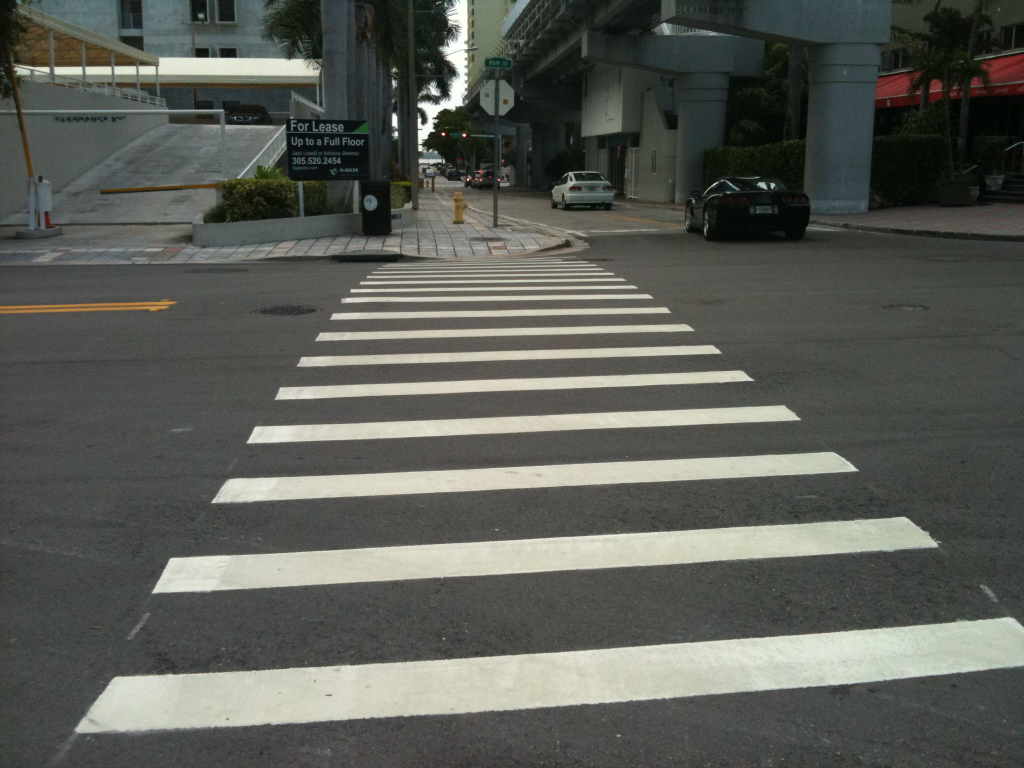
#> input picture data/crosswalk.jpg, 2048 x 1536 px, given in place of the camera (shown at 1/2 size)
$ python opencv_research.py   (older library calls are emulated)
#> lines starting #> are read from the running program, lines starting #| are printed output that depends on the picture; after the words box and inside, x2 and y2 are one past the last pixel; in counts of white or black regions, pixels touching at a corner belong together
### drivers.py
import datetime
import os
from functools import partial as bind

import cv2
from gpiozero import DigitalInputDevice, Motor

sensors = {
    "ir": {
        "left": DigitalInputDevice(12),
        "right": DigitalInputDevice(16)
    },
    "tracer": {
        "left": DigitalInputDevice(7),
        "right": DigitalInputDevice(8)
    },
    # "distance": DistanceSensor(26, 19),
    "motor": {
        'left': Motor(18, 23),
        'right': Motor(24, 25)
    }
}

motor_configs = {}

for side in ["left", "right", "forward", "back"]:
    motor_configs[side + ".x"] = 1
    motor_configs[side + ".y"] = 1

forwardPin = False


def get_distance():
    return sensors["distance"].distance


def forward():
    left = motor_configs["forward.y"]
    right = motor_configs["forward.x"]

    print("left:{}, right={}".format(left, right))

    sensors["motor"]["left"].forward(left)
    sensors["motor"]["right"].forward(right)


# [6 lines left out: function back, not called in this run]


def stop():
    sensors["motor"]["left"].stop()
    sensors["motor"]["right"].stop()


def lIRsensor():
    return sensors["ir"]["left"].value


def rIRsensor():
    return sensors["ir"]["right"].value


def rIRTracerSensor():
    return sensors["trace"]["left"].value


def lIRTracerSensor():
    return sensors["trace"]["left"].value


def swap(param, param1):
    return param1, param


def on_road_detected(direction, angel):
    print(direction, angel)

    global motor_configs
    # left_dodge()
    persen = 0.8
    power = 1.5
    motor_configs["forward.y"] = 0.8
    motor_configs["forward.x"] = 0.3
    if angel is not None:
        # if abs(angel) < 90:
        temp = angel
        angel = abs(angel)
        if (angel) < 63:
            x = int(angel / 5 - 1) * 0.018
            motor_configs["forward.y"] = 1
            motor_configs["forward.x"] = x
        if (angel) < 40:
            x = int(angel / 5 - 2) * 0.006
            motor_configs["forward.y"] = 1
            motor_configs["forward.x"] = x
        if (angel) < 28:
            x = int(angel / 5 - 2) * 0.005
            if x < 0:
                x = 0.02
            motor_configs["forward.y"] = 1
            motor_configs["forward.x"] = x

        elif 63 < angel < 65:
            motor_configs["forward.y"] = 0.5
            motor_configs["forward.x"] = 0.5
        elif 65 < angel < 70:
            motor_configs["forward.y"] = 1
            motor_configs["forward.x"] = 0.25
        elif 70 < angel < 75:
            motor_configs["forward.y"] = 1
            motor_configs["forward.x"] = 0.23
        elif 75 < angel < 80:
            motor_configs["forward.y"] = 1
            motor_configs["forward.x"] = 0.21
        elif 80 < angel < 90:
            motor_configs["forward.y"] = 1
            motor_configs["forward.x"] = 0.19
        # print(temp)

        motor_configs["forward.y"] = motor_configs["forward.y"] * persen
        motor_configs["forward.x"] = motor_configs["forward.x"] * persen * power
        if temp < 0:
            motor_configs["forward.x"], motor_configs["forward.y"] = \
                motor_configs["forward.y"], motor_configs["forward.x"]
    forward()


# border_detection()
# obstacle_detection(angel)


# [72 lines left out: function main, not called in this run]


# [3 lines that do not run on import are left out]

### route.py
from math import sqrt, pow, atan, pi

import cv2

from configs import GUI_MODE


def distance(pt1, pt2):
    return sqrt(pow(pt2[0] - pt1[0], 2) + pow(pt2[1] - pt1[1], 2))


def get_bounds(cnt):
    leftmost = tuple(cnt[cnt[:, :, 0].argmin()][0])
    rightmost = tuple(cnt[cnt[:, :, 0].argmax()][0])
    topmost = tuple(cnt[cnt[:, :, 1].argmin()][0])
    bottommost = tuple(cnt[cnt[:, :, 1].argmax()][0])
    return [leftmost, topmost, rightmost, bottommost]


def make_int(pt):
    return int(pt[0]), int(pt[1])


# [5 lines left out: function find_lines_on_hough_lines, not called in this run]


def get_contour_point(contours, index, point_index):
    line = contours[index][point_index, 0]
    return line[0], line[1]


def line_intersection(line1, line2):
    xdiff = (line1[0][0] - line1[1][0], line2[0][0] - line2[1][0])
    ydiff = (line1[0][1] - line1[1][1], line2[0][1] - line2[1][1])  # Typo was here

    def det(a, b):
        return a[0] * b[1] - a[1] * b[0]

    div = det(xdiff, ydiff)
    if div == 0:
        raise Exception('lines do not intersect')

    d = (det(*line1), det(*line2))
    x = det(d, xdiff) / div
    y = det(d, ydiff) / div
    point = x, y

    #
    # if lies_in(min(line1), max(line1), point) and lies_in(min(line2), max(line2), point):
    #     return point
    # else:
    #     raise Exception('lines do not intersect')

    return point


# [12 lines left out: function lies_in, not called in this run]


def angel(line):
    return angel2(line[0][0], line[0][1], line[1][0], line[1][1])


def angel2(x1, y1, x2, y2):
    return atan((y2 - y1) / (x2 - x1)) / pi * 180


def find_lines_on_contours(frame, contours):
    frame_size = (frame.shape[1], frame.shape[0])
    center_point = make_int((frame_size[0] / 2, frame_size[1]))

    cv2.line(frame, center_point, (center_point[0], 0), (80, 80, 80), 2)

    contours_data = []

    for i in range(len(contours)):
        rect = cv2.minAreaRect(contours[i])

        if not (rect[1][0] > 10 or rect[1][1] > 15):
            continue

        bounds = get_bounds(contours[i])
        rect_point = make_int(bounds[3])

        d = distance(center_point, rect_point)

        if int(rect[2]) == 0 and rect[1][0] < 50:
            continue

        line_point = [bounds[3]]

        ignore_shift = 15

        left_distance = distance(line_point[0], bounds[0])
        right_distance = distance(line_point[0], bounds[2])

        if right_distance > left_distance > ignore_shift:
            min_distance_point = bounds[0]
        elif right_distance > ignore_shift:
            min_distance_point = bounds[2]
        else:
            min_distance_point = bounds[0]

        line_point.append(min_distance_point)

        try:
            point = line_intersection([(center_point[0], 0), center_point], line_point)
            # print([(center_point[0], 0), center_point], line_point, point)
        except Exception:
            # print("intersection not found on ctr={}".format(i))
            continue

        contours_data.append({
            "index": i,
            "bounds": rect,
            "angel": angel([bounds[3], point]),
            "contour_line": contours[i],
            "center_point": center_point,
            "line_point": line_point,
            "cross_point": point,
            "width": rect[1][0],
            "distance": distance(center_point, bounds[3])
        })

        continue

    target = None

    for data in contours_data:
        if 15 > abs(data["angel"]):
            continue

        if target is None or target["distance"] > data["distance"]:
            target = data

        # print("index: {}, angel: {}, distance: {}, width: {}".format(
        #     data["index"],
        #     data["angel"],
        #     data["distance"],
        #     data["width"],
        # ))

    if target is None:
        print("no intersaction found, going straight")

        if GUI_MODE:
            cv2.putText(frame,
                        "straight",
                        center_point,
                        cv2.FONT_HERSHEY_PLAIN,
                        1,
                        (255, 255, 255))
        return "straight", -70

    rect = target["bounds"]
    rect_point = make_int(target["line_point"][1])

    if GUI_MODE:
        box = cv2.boxPoints(rect)

        for i in range(4):
            x, y = box[i]
            x1, y1 = box[(i + 1) % 4]

            cv2.line(frame, (x, y), (x1, y1), (0, 255, 0), 1)

        cv2.line(frame, make_int(center_point), make_int(target["cross_point"]), (255, 255, 255), 5)

        cv2.line(frame,
                 target["line_point"][0],
                 make_int(target["cross_point"]),
                 (255, 255, 255),
                 5)

    # dist_point = get_line_distortion(contours[i], rect[2])

    # cv2.line(frame, center_point, intify(rect[0]), (0, 255, 0), 1)

    if 80 > target["angel"] > 0:
        turn = "left"
    elif 0 > target["angel"] > -70:
        turn = "right"
    else:
        turn = "straight"

    # print("angel={}, turn={}".format(target["angel"], turn))

    if GUI_MODE:
        if frame_size[0] > rect_point[0] > 100:
            text_point = (center_point[0] - 50, rect_point[1])
        else:
            text_point = rect_point

        cv2.putText(frame,
                    "{}, {}".format(turn, target["angel"]),
                    center_point,
                    cv2.FONT_HERSHEY_PLAIN,
                    1,
                    (255, 255, 255))

        cv2.putText(frame,
                    "t: {3}, d: {0}, w: {1}, a={2}".format(int(d), int(rect[1][0]), int(rect[2]), turn),
                    text_point,
                    cv2.FONT_HERSHEY_PLAIN,
                    0.6,
                    (255, 255, 255))

    return turn, target["angel"]

### opencv_research.py
from configs import LOCAL_MODE, GUI_MODE, params

import configs
import cv2
import numpy as np
import functools, route

from datetime import datetime

if configs.PRODUCTION_MODE or LOCAL_MODE == False:
    import drivers

# sudo modprobe bcm2835-v4l2 # to enable camera on pi

size = configs.resize

LINE_COLOR_RANGE_LOWER = np.array([16, int(0.1 * 255), int(0.1 * 255)])
LINE_COLOR_RANGE_HIGHER = np.array([35, int(1 * 255), int(0.6 * 255)])

LINE_COLOR_RGB_RANGE_LOWER = np.array([0, 24, 28])
LINE_COLOR_RGB_RANGE_HIGHER = np.array([80, 169, 220])

direction = {
    "turn": None,
    "angel": None
}


# [5 lines left out: function rotateImage, not called in this run]


def render(frame):
    original = frame
    target_frame = cv2.medianBlur(original, 5)

    structure = cv2.getStructuringElement(cv2.MORPH_RECT, (params['kernel_width'], params['kernel_height']))

    if params['morph'] == "erode":
        morphed = cv2.erode(target_frame, structure)
    else:
        morphed = cv2.morphologyEx(target_frame, cv2.MORPH_GRADIENT, structure)

    original = morphed

    # morphed = cv2.cvtColor(morphed, cv2.COLOR_BGR2HSV)

    morphed = cv2.inRange(
        morphed,
        LINE_COLOR_RGB_RANGE_LOWER,
        LINE_COLOR_RGB_RANGE_HIGHER
    )

    # find_lines_using_Canny_and_HoughLines(original, morphed)
    find_lines_using_contours(original, morphed)

    if GUI_MODE:
        cv2.imshow("frame", original)
    # cv2.imshow("morphed", morphed)
    return original


def find_lines_using_contours(frame, morphed):
    if not configs.PRODUCTION_MODE:
        contours, _ = cv2.findContours(morphed, cv2.CHAIN_APPROX_SIMPLE, cv2.RETR_TREE)
    else:
        _, contours, _ = cv2.findContours(morphed, cv2.CHAIN_APPROX_SIMPLE, cv2.RETR_TREE)

    if contours is None:
        print("no contours")

        if GUI_MODE:
            cv2.putText(frame,
                        "No Contours",
                        (int(size[0] / 2), 0),
                        cv2.FONT_HERSHEY_PLAIN,
                        1,
                        (255, 255, 255))
        return

    if GUI_MODE:
        max_length = 0

        for i in range(len(contours)):
            length = cv2.arcLength(contours[i], False)
            if length > max_length:
                max_length = length

        for i in range(len(contours)):
            length = cv2.arcLength(contours[i], False)
            if length < 150:
                continue

            cv2.drawContours(frame, contours, i, (20, int(255 * length / max_length), int(255 * length / max_length)))

    t, a = route.find_lines_on_contours(frame, contours)

    direction["turn"] = t
    direction["angel"] = a


# [30 lines left out: functions find_lines_using_Canny_and_HoughLines, morph_type_changed, erode_changed, not called in this run]


def normalize_frame_for_lane_detection(frame):
    if frame.shape[0] != 300 and frame.shape[1] != 300:
        frame = cv2.resize(frame, size, cv2.INTER_NEAREST)

    bounds = [
        int(3 / 5 * size[1]), 0,
        size[0], size[1]
    ]

    frame = frame[bounds[0]:bounds[2], bounds[1]:bounds[3]]

    params['kernel_max_width'] = size[0]
    params['kernel_width'] = int(params['kernel_max_width'] / 40)

    params['current_frame'] = frame
    return frame


def main():
    camera = cv2.VideoCapture(configs.camera_target)

    if not camera.isOpened():
        print("Video not opened")
        return

    if GUI_MODE:
        cv2.namedWindow("frame", cv2.WINDOW_AUTOSIZE)
        # cv2.namedWindow("morphed", cv2.WINDOW_AUTOSIZE)

        cv2.moveWindow("frame", 0, 0)
        # cv2.moveWindow("morphed", 400, 0)

        # attach_options_bar()
        # create_hough_line_editor()

    last_start = datetime.now()

    fps = 0
    current_fps = 0

    video_output = None

    if configs.CAPTURE_VIDEO:
        fourcc = cv2.VideoWriter_fourcc(*'MJPG')
        video_output = cv2.VideoWriter('./session.avi', fourcc, 30.0, (640, 480))

    while camera.isOpened():
        _, frame = camera.read()

        if frame.size == 0:
            break

        if configs.CAPTURE_VIDEO and video_output is not None:
            video_output.write(frame)

        # frame = rotateImage(frame, -90)
        #

        # cv2.imshow("window", frame)
        frame = normalize_frame_for_lane_detection(frame)

        frame = render(frame)

        send_motor_signal()

        if (datetime.now() - last_start).seconds > 1:
            last_start = datetime.now()
            current_fps = fps
            fps = 0
        elif params["fps_counter"] and GUI_MODE:
            fps = fps + 1

            cv2.putText(frame, "fps: {}".format(current_fps),
                        (50, 50), cv2.FONT_HERSHEY_PLAIN, 1, (0, 0, 255))

            cv2.imshow("frame", frame)

        try:
            key = cv2.waitKey(1)

            if key & 0xFF == ord('q'):
                break

            if key == 32:
                params["paused"] = True
                send_motor_signal()

                if cv2.waitKey(0) == 32:
                    params["paused"] = False
                    continue
        except KeyboardInterrupt:
            pass

    if video_output is not None:
        video_output.release()

    camera.release()


def send_motor_signal():
    if not configs.PRODUCTION_MODE:
        return

    if params["paused"]:
        drivers.stop()
        return

    drivers.on_road_detected(direction["turn"], direction["angel"])


# [83 lines left out: functions attach_options_bar, create_hough_line_editor, create_rgb_bar, create_hsv_bar, not called in this run]


DATA = {
    "dir": "/Users/ozz/Desktop/",
    "targets": [
        {
            "name": "Screen Shot 2019-05-15 at 1.23.41 PM.png",
            "turn": "left"
        },
        {
            "name": "Screen Shot 2019-05-15 at 1.23.50 PM.png",
            "turn": "straight"
        },
        {
            "name": "Screen Shot 2019-05-15 at 4.32.18 PM.png",
            "turn": "right"
        },
        {
            "name": "Screen Shot 2019-05-15 at 5.24.29 PM.png",
            "turn": "right"
        },
        {
            "name": "Screen Shot 2019-05-15 at 4.31.38 PM.png",
            "turn": "right"
        },
        {
            "name": "Screen Shot 2019-05-15 at 4.31.38 PM.png",
            "turn": "right"
        },
        {
            "name": "Screen Shot 2019-05-15 at 5.23.47 PM.png",
            "turn": "straight"
        },
        {
            "name": "Screen Shot 2019-05-15 at 5.24.50 PM.png",
            "turn": "straight"
        },
        {
            "name": "Screen Shot 2019-05-16 at 8.21.49 PM.png",
            "turn": "left"
        },
        {
            "name": "Screen Shot 2019-05-16 at 8.21.56 PM.png",
            "turn": "left"
        },
        {
            "name": "Screen Shot 2019-05-16 at 8.22.06 PM.png",
            "turn": "left"
        },
    ]
}

if __name__ == "__main__":
    if configs.PRODUCTION_MODE or configs.LOCAL_MODE:
        main()
#> in main, frame is the input picture: shape (1536, 2048, 3); mean B, G, R 85.9, 92.2, 89.9
#> in normalize_frame_for_lane_detection, `frame = cv2.resize(frame, size, cv2.INTER_NEAREST)`:
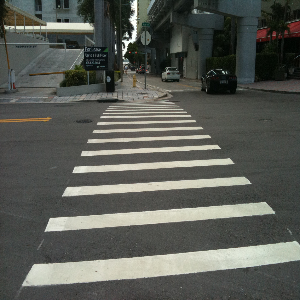
#> frame: shape (300, 300, 3); mean of channels 0, 1, 2 85.7, 92, 89.7; drawn as B, G, R
#> in normalize_frame_for_lane_detection, `frame = frame[bounds[0]:bounds[2], bounds[1]:bounds[3]]`:
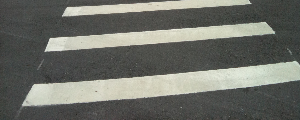
#> frame: shape (120, 300, 3); mean of channels 0, 1, 2 104.7, 111.5, 109.8; drawn as B, G, R
#> in render, `morphed = cv2.morphologyEx(target_frame, cv2.MORPH_GRADIENT, structure)`:
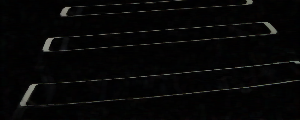
#> morphed: shape (120, 300, 3); mean of channels 0, 1, 2 6, 6.2, 6.3; drawn as B, G, R
#> in render, `morphed = cv2.inRange( morphed, LINE_COLOR_RGB_RANGE_LOWER, LINE_COLOR..`:
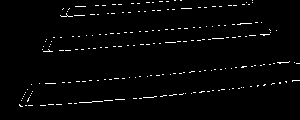
#> morphed: shape (120, 300); 2% white in thin lines or dots, all inside (x1, y1, x2, y2) = (19, 0, 300, 107)
#> in find_lines_using_contours, `_, contours, _ = cv2.findContours(morphed, cv2.CHAIN_APPROX_SIMPLE, cv..`: contours = 203 contours, all with area under 20
#> the loop in find_lines_using_contours, `for i in range(len(contours)):` made 203 passes
#> (length, max_length) on passes 1, 9: (5, 5), (36.08, 36.08)
#> length on passes 2 to 7: 4, 0, 5, 5, 4.24, 2
#> after the loop in find_lines_using_contours, `for i in range(len(contours)):`: max_length = 36.08
#> the loop in find_lines_using_contours, `for i in range(len(contours)):` made 203 passes
#> the loop in find_lines_on_contours, `for i in range(len(contours)):` made 203 passes
#> (rect, bounds, left_distance, right_distance, xdiff in line_intersection, ydiff in line_intersection, div in line_intersection) on pass 9: (((90.49, 101.3), (23.02, 0.434), -2.49), [(79, 102), (92, 101), (102, 101), (79, 102)], 0, 23.02, (0, -23), (-120, 1), -2760)
#> (rect, bounds, left_distance, right_distance, ydiff in line_intersection, div in line_intersection) on pass 17: (((149.5, 96.42), (13.04, 0.153), -4.4), [(143, 97), (154, 96), (156, 96), (143, 97)], 0, 13.04, (-120, 0), 0)
#> after the loop in find_lines_on_contours, `for i in range(len(contours)):`: contours_data = 2 items
#> the loop in find_lines_on_contours, `for data in contours_data:` made 2 passes
#> in find_lines_on_contours, `cv2.putText(frame, "straight", center_point, cv2.FONT_HERSHEY_PLAIN, 1..`:
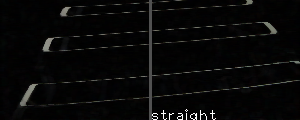
#> frame: shape (120, 300, 3); mean of channels 0, 1, 2 7.7, 7.9, 8; drawn as B, G, R
#> in find_lines_using_contours, `t, a = route.find_lines_on_contours(frame, contours)`: t = 'straight'; a = -70
#> in main, `cv2.putText(frame, "fps: {}".format(current_fps), (50, 50), cv2.FONT_H..`:
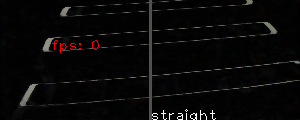
#> frame: shape (120, 300, 3); 0.24% of pixels changed, all inside (x1, y1, x2, y2) = (52, 40, 99, 53); drawn as B, G, R
#> (key q is pressed here)
    else:
        params['kernel_max_width'] = size[0]
        params['kernel_width'] = int(params['kernel_max_width'] / 40)

        frame = cv2.imread(configs.single_image_source, cv2.IMREAD_COLOR)
        render(normalize_frame_for_lane_detection(frame))

    # @Data Unit Tests
    #

    # for target in DATA["targets"][-5:]:
    #     # reset
    #     direction["turn"] = None
    #     direction["angel"] = None
    #
    #     file = DATA["dir"] + target["name"]
    #
    #     frame = cv2.imread(file, cv2.IMREAD_COLOR)
    #     render(normalize_frame_for_lane_detection(frame))
    #     print(direction)
    #
    #     # if target["turn"] != direction["turn"]:
    #     #     print("doesn't match {}, expected={}, got={}".format(
    #     #         file, target["turn"], direction["turn"]
    #     #     ))
    #     #
    #     #     raise Exception()

    cv2.waitKey(0)
    cv2.destroyAllWindows()
